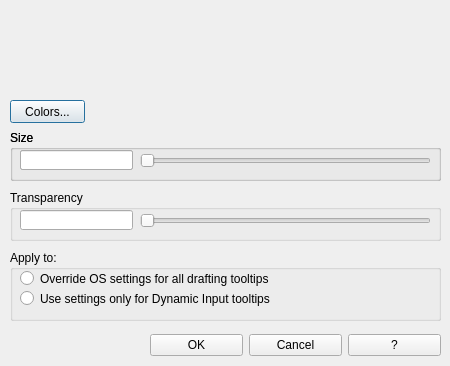
<?xml version="1.0" encoding="UTF-8"?>
<ui version="4.0">
 <class>ToolTipAppearance_Dialog</class>
 <widget class="QDialog" name="ToolTipAppearance_Dialog">
  <property name="geometry">
   <rect>
    <x>0</x>
    <y>0</y>
    <width>450</width>
    <height>366</height>
   </rect>
  </property>
  <property name="minimumSize">
   <size>
    <width>450</width>
    <height>366</height>
   </size>
  </property>
  <property name="maximumSize">
   <size>
    <width>450</width>
    <height>366</height>
   </size>
  </property>
  <property name="windowTitle">
   <string>Tooltip appearance</string>
  </property>
  <widget class="QWidget" name="widget_Preview" native="true">
   <property name="geometry">
    <rect>
     <x>10</x>
     <y>20</y>
     <width>191</width>
     <height>71</height>
    </rect>
   </property>
  </widget>
  <widget class="QPushButton" name="Button_TooltipColors">
   <property name="geometry">
    <rect>
     <x>10</x>
     <y>100</y>
     <width>75</width>
     <height>23</height>
    </rect>
   </property>
   <property name="toolTip">
    <string>Displays the Drawing Window Colors dialog box, where you can specify a color for drafting tooltips and their backgrounds in a specified context.</string>
   </property>
   <property name="text">
    <string>Colors...</string>
   </property>
  </widget>
  <widget class="QGroupBox" name="groupBox">
   <property name="geometry">
    <rect>
     <x>10</x>
     <y>130</y>
     <width>431</width>
     <height>51</height>
    </rect>
   </property>
   <property name="title">
    <string>Size</string>
   </property>
   <widget class="QLineEdit" name="lineEdit">
    <property name="geometry">
     <rect>
      <x>10</x>
      <y>20</y>
      <width>113</width>
      <height>20</height>
     </rect>
    </property>
   </widget>
   <widget class="QGroupBox" name="groupBox_2">
    <property name="geometry">
     <rect>
      <x>0</x>
      <y>0</y>
      <width>431</width>
      <height>51</height>
     </rect>
    </property>
    <property name="title">
     <string>Size</string>
    </property>
    <widget class="QLineEdit" name="edit_size">
     <property name="geometry">
      <rect>
       <x>10</x>
       <y>20</y>
       <width>113</width>
       <height>20</height>
      </rect>
     </property>
     <property name="toolTip">
      <string>Specifies a size for tooltips. The default size is 0. Use the slider to make tooltips larger or smaller.</string>
     </property>
    </widget>
    <widget class="QSlider" name="slider_size">
     <property name="geometry">
      <rect>
       <x>130</x>
       <y>20</y>
       <width>291</width>
       <height>22</height>
      </rect>
     </property>
     <property name="toolTip">
      <string>Specifies a size for tooltips. The default size is 0. Use the slider to make tooltips larger or smaller.</string>
     </property>
     <property name="pageStep">
      <number>1</number>
     </property>
     <property name="orientation">
      <enum>Qt::Horizontal</enum>
     </property>
    </widget>
   </widget>
  </widget>
  <widget class="QGroupBox" name="groupBox_3">
   <property name="geometry">
    <rect>
     <x>10</x>
     <y>190</y>
     <width>431</width>
     <height>51</height>
    </rect>
   </property>
   <property name="title">
    <string>Transparency</string>
   </property>
   <widget class="QSlider" name="slider_transparency">
    <property name="geometry">
     <rect>
      <x>130</x>
      <y>20</y>
      <width>291</width>
      <height>22</height>
     </rect>
    </property>
    <property name="toolTip">
     <string>Controls the transparency of tooltips. The lower the setting, the less transparent the tooltip. A value of 0 sets the tooltip to opaque.</string>
    </property>
    <property name="orientation">
     <enum>Qt::Horizontal</enum>
    </property>
   </widget>
   <widget class="QLineEdit" name="edit_transparency">
    <property name="geometry">
     <rect>
      <x>10</x>
      <y>20</y>
      <width>113</width>
      <height>20</height>
     </rect>
    </property>
    <property name="toolTip">
     <string>Controls the transparency of tooltips. The lower the setting, the less transparent the tooltip. A value of 0 sets the tooltip to opaque.</string>
    </property>
   </widget>
  </widget>
  <widget class="QWidget" name="horizontalLayoutWidget">
   <property name="geometry">
    <rect>
     <x>150</x>
     <y>330</y>
     <width>291</width>
     <height>30</height>
    </rect>
   </property>
   <layout class="QHBoxLayout" name="horizontalLayout">
    <item>
     <widget class="QPushButton" name="Button_OK">
      <property name="text">
       <string>OK</string>
      </property>
     </widget>
    </item>
    <item>
     <widget class="QPushButton" name="Button_Cancel">
      <property name="text">
       <string>Cancel</string>
      </property>
     </widget>
    </item>
    <item>
     <widget class="QPushButton" name="Button_Help">
      <property name="text">
       <string>?</string>
      </property>
     </widget>
    </item>
   </layout>
  </widget>
  <widget class="QGroupBox" name="groupBox_4">
   <property name="geometry">
    <rect>
     <x>10</x>
     <y>250</y>
     <width>431</width>
     <height>71</height>
    </rect>
   </property>
   <property name="title">
    <string>Apply to:</string>
   </property>
   <widget class="QRadioButton" name="radio_for_all_tooltips">
    <property name="geometry">
     <rect>
      <x>10</x>
      <y>20</y>
      <width>411</width>
      <height>17</height>
     </rect>
    </property>
    <property name="text">
     <string>Override OS settings for all drafting tooltips</string>
    </property>
   </widget>
   <widget class="QRadioButton" name="radio_for_DI_tooltips">
    <property name="geometry">
     <rect>
      <x>10</x>
      <y>40</y>
      <width>411</width>
      <height>17</height>
     </rect>
    </property>
    <property name="text">
     <string>Use settings only for Dynamic Input tooltips</string>
    </property>
   </widget>
  </widget>
 </widget>
 <resources/>
 <connections>
  <connection>
   <sender>Button_TooltipColors</sender>
   <signal>clicked()</signal>
   <receiver>ToolTipAppearance_Dialog</receiver>
   <slot>Button_TooltipColors_Pressed()</slot>
   <hints>
    <hint type="sourcelabel">
     <x>72</x>
     <y>107</y>
    </hint>
    <hint type="destinationlabel">
     <x>125</x>
     <y>107</y>
    </hint>
   </hints>
  </connection>
  <connection>
   <sender>Button_Cancel</sender>
   <signal>clicked()</signal>
   <receiver>ToolTipAppearance_Dialog</receiver>
   <slot>reject()</slot>
   <hints>
    <hint type="sourcelabel">
     <x>250</x>
     <y>273</y>
    </hint>
    <hint type="destinationlabel">
     <x>273</x>
     <y>246</y>
    </hint>
   </hints>
  </connection>
  <connection>
   <sender>slider_size</sender>
   <signal>valueChanged(int)</signal>
   <receiver>ToolTipAppearance_Dialog</receiver>
   <slot>slider_size_moved()</slot>
   <hints>
    <hint type="sourcelabel">
     <x>290</x>
     <y>156</y>
    </hint>
    <hint type="destinationlabel">
     <x>359</x>
     <y>123</y>
    </hint>
   </hints>
  </connection>
  <connection>
   <sender>edit_size</sender>
   <signal>textChanged(QString)</signal>
   <receiver>ToolTipAppearance_Dialog</receiver>
   <slot>edit_size_textChanged()</slot>
   <hints>
    <hint type="sourcelabel">
     <x>93</x>
     <y>157</y>
    </hint>
    <hint type="destinationlabel">
     <x>11</x>
     <y>134</y>
    </hint>
   </hints>
  </connection>
  <connection>
   <sender>edit_transparency</sender>
   <signal>textChanged(QString)</signal>
   <receiver>ToolTipAppearance_Dialog</receiver>
   <slot>edit_transparency_textChanged()</slot>
   <hints>
    <hint type="sourcelabel">
     <x>59</x>
     <y>219</y>
    </hint>
    <hint type="destinationlabel">
     <x>6</x>
     <y>224</y>
    </hint>
   </hints>
  </connection>
  <connection>
   <sender>slider_transparency</sender>
   <signal>valueChanged(int)</signal>
   <receiver>ToolTipAppearance_Dialog</receiver>
   <slot>slider_transparency_moved()</slot>
   <hints>
    <hint type="sourcelabel">
     <x>331</x>
     <y>221</y>
    </hint>
    <hint type="destinationlabel">
     <x>375</x>
     <y>189</y>
    </hint>
   </hints>
  </connection>
  <connection>
   <sender>Button_OK</sender>
   <signal>clicked()</signal>
   <receiver>ToolTipAppearance_Dialog</receiver>
   <slot>ButtonBOX_Accepted()</slot>
   <hints>
    <hint type="sourcelabel">
     <x>167</x>
     <y>270</y>
    </hint>
    <hint type="destinationlabel">
     <x>113</x>
     <y>279</y>
    </hint>
   </hints>
  </connection>
  <connection>
   <sender>Button_Help</sender>
   <signal>clicked()</signal>
   <receiver>ToolTipAppearance_Dialog</receiver>
   <slot>ButtonHELP_Pressed()</slot>
   <hints>
    <hint type="sourcelabel">
     <x>345</x>
     <y>274</y>
    </hint>
    <hint type="destinationlabel">
     <x>376</x>
     <y>274</y>
    </hint>
   </hints>
  </connection>
 </connections>
 <slots>
  <slot>Button_TooltipColors_Pressed()</slot>
  <slot>slider_size_moved()</slot>
  <slot>edit_size_textChanged()</slot>
  <slot>edit_transparency_textChanged()</slot>
  <slot>slider_transparency_moved()</slot>
  <slot>ButtonBOX_Accepted()</slot>
  <slot>ButtonHELP_Pressed()</slot>
 </slots>
</ui>
